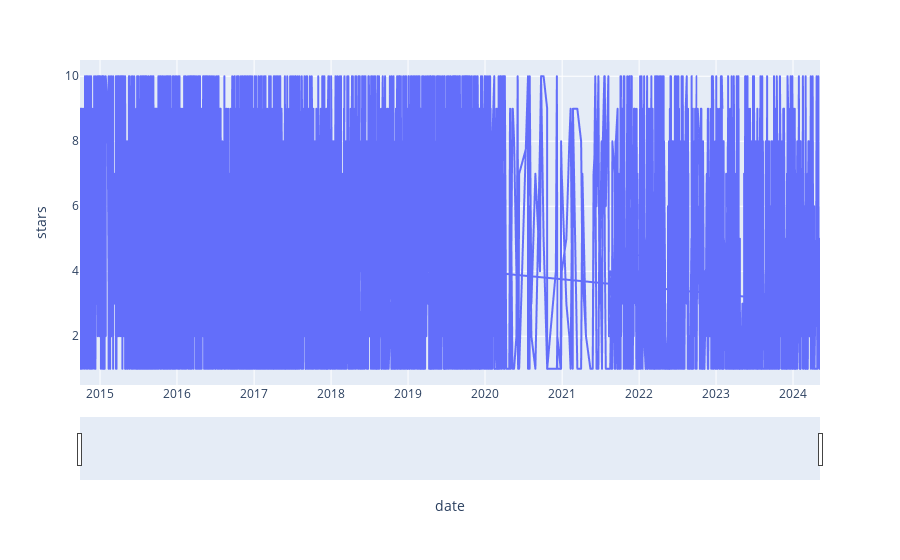

Notebook code for this chart:
### Code cell
#convert the date datatype to datetime

df.date = pd.to_datetime(df.date)
fig = px.line(df, x='date', y="stars")
fig.update_xaxes(rangeslider_visible=True)
fig.show()

### Figure 1 — Plotly figure (JSON) as saved in the notebook; plotly's stock layout.template omitted (floating-point values rounded to 4 significant figures; data arrays with more than 128 entries replaced by an {"elided": "..."} marker saying what was removed)
{"data": [{"hovertemplate": "date=%{x}<br>stars=%{y}<extra></extra>", "legendgroup": "", "line": {"color": "#636efa", "dash": "solid"}, "marker": {"symbol": "circle"}, "mode": "lines", "name": "", "showlegend": false, "type": "scattergl", "x": {"elided": "6497 str values"}, "xaxis": "x", "y": {"elided": "6497 int values"}, "yaxis": "y"}], "layout": {"legend": {"tracegroupgap": 0}, "margin": {"t": 60}, "xaxis": {"anchor": "y", "domain": [0, 1], "rangeslider": {"visible": true}, "title": {"text": "date"}}, "yaxis": {"anchor": "x", "domain": [0, 1], "title": {"text": "stars"}}}}
